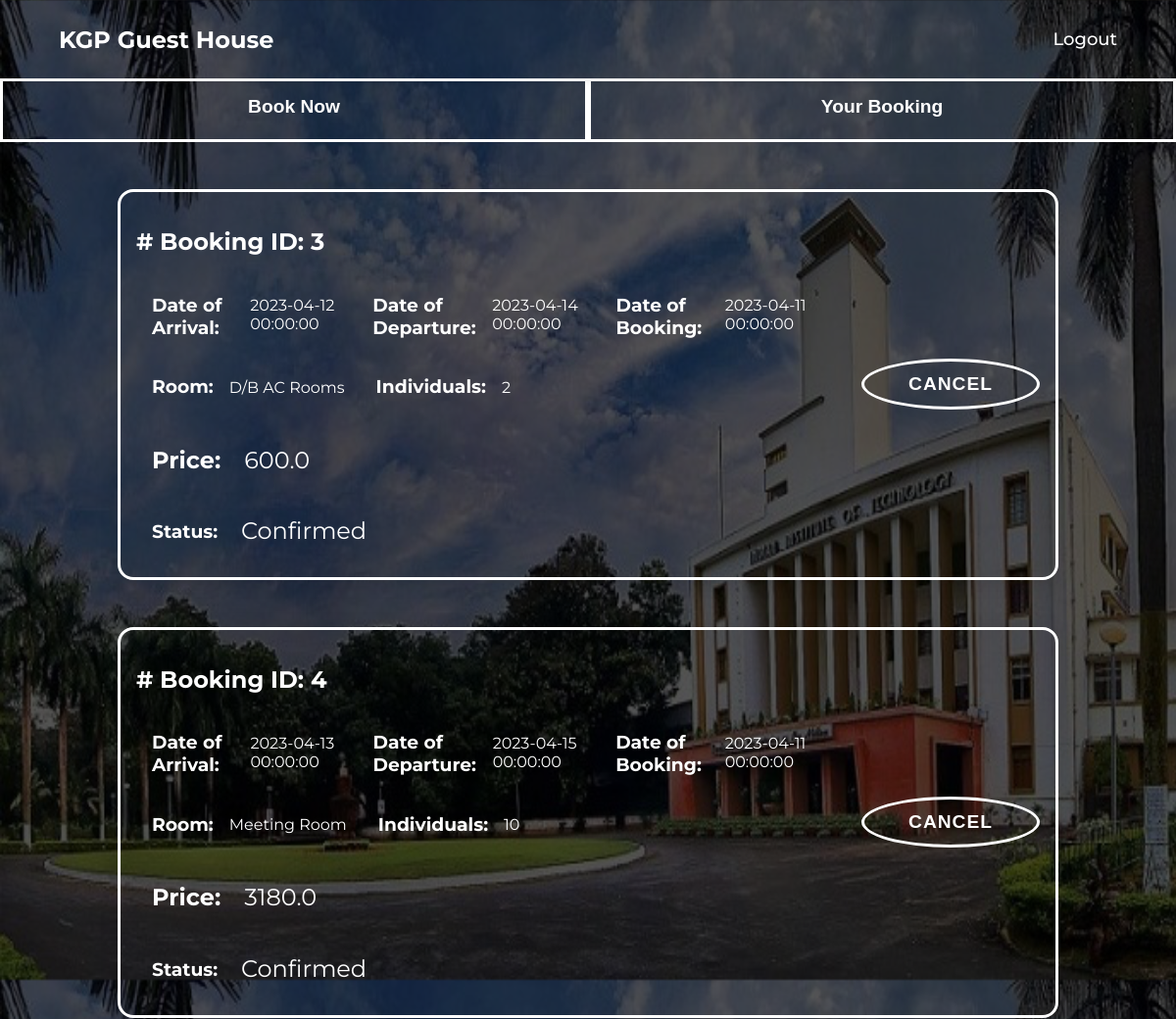
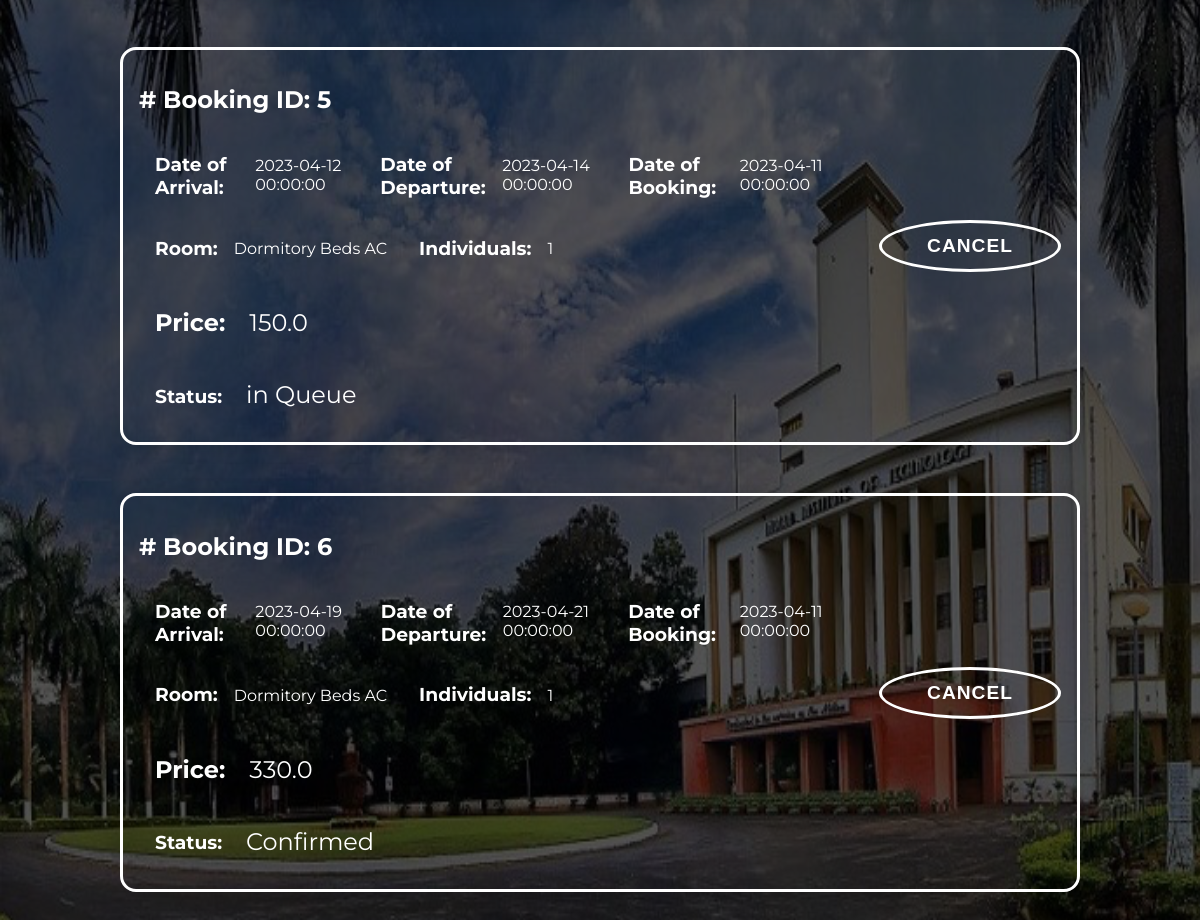
The app's page /history with its own data (2 pictures, top to bottom).
### app.py (models this page shows)
class Booking(db.Model):
    id = db.Column(db.Integer, primary_key=True)
    userId = db.Column(db.Integer)
    roomId = db.Column(db.Integer)
    foodId = db.Column(db.Integer)
    checkInDate = db.Column(db.DateTime)
    checkOutDate = db.Column(db.DateTime)
    dateOfBooking = db.Column(db.DateTime)
    confirmation = db.Column(db.Integer)
    feedback = db.Column(db.String(100))

class Rooms(db.Model):
    id = db.Column(db.Integer, primary_key=True)
    floor = db.Column(db.Integer)
    type = db.Column(db.String(40))
    description = db.Column(db.String(60))  # Room type, no of beds
    status = db.Column(db.String(100))
    ghId = db.Column(db.Integer)
    pricePerDay = db.Column(db.Integer)
    occupancy = db.Column(db.Integer)
    ac = db.Column(db.Integer)

### app.py (the view)
@app.route('/history', methods=["POST", "GET"])
def history():
    currentDate = datetime.now()
    userBookings = Booking.query.filter_by(userId=curUserId).all()
    for i in userBookings:
        if currentDate > i.checkInDate and i.confirmation == 1:
            i.confirmation = 4
            db.session.commit()
    rooms = [Rooms.query.filter_by(id=i.roomId).first() for i in userBookings]
    costs = [TotalBookingCost(i) for i in userBookings]
    user = User.query.filter_by(id=curUserId).first()
    return render_template('prevBooking.html', bookings=userBookings, user=user, rooms=rooms, prices=costs)

### app.py (called while the page is built)
def TotalBookingCost(booked):
    room = Rooms.query.filter_by(id=booked.roomId).first()
    food = FoodOptions.query.filter_by(id=booked.foodId).first()
    days = ((booked.checkOutDate.day-booked.checkInDate.day)+1)
    cost = room.pricePerDay*days
    if food is not None:
        cost += food.pricePerDay*days
    return 0.2*cost

### templates/prevBooking.html (shortened to what this page needs)
<!DOCTYPE html>
<html lang="en">
<head>
    <link rel="stylesheet" href="{{ url_for('static',filename='/css/prevBooking.css') }}">
</head>
<body>
<header class="header-outer">
        <div class="header-inner responsive-wrapper">
            <div class="header-logo">
                <h2>KGP Guest House</h2>
            </div>
            <nav class="header-navigation">
                <a href="/">Logout</a>
            </nav>
        </div>
    </header>
<div class="nav">
    <ul class="navigation">
      <li><a href="/dates">Book Now</a></li>
      <li><a href="/history">Your Booking</a></li>
    </ul>
</div>
{% for i in bookings %}
    <div class="bookingBox">
        <div>
            <div class="bookingId">
                <h2># Booking ID: {{ i.id }}</h2>
            </div>
            <div class="bookingDates">
                <div class="date">
                    <h3>Date of Arrival: </h3>
                    <h4>{{ i.checkInDate }}</h4>
                </div>
                <div class="date">
                    <h3>Date of Departure: </h3>
                    <h4>{{ i.checkOutDate }}</h4>
                </div>
                <div class="date">
                    <h3>Date of Booking: </h3>
                    <h4>{{ i.dateOfBooking }}</h4>
                </div>
            </div>
            <div class="details">
                <div class="date">
                    <h3>Room: </h3>
                    <h4>{{ rooms[loop.index0].type }}</h4>
                </div>
                <div class="date">
                    <h3>Individuals: </h3>
                    <h4>{{ rooms[loop.index0].occupancy }}</h4>
                </div>
            </div>
            <div class="price">
                <div class="date">
                    <h3 class="price">Price: </h3>
                    <h4 class="amount">{{prices[loop.index0]}}</h4>
                </div>
            </div>
            <div class="status">
                <div class="date">
                    <h3 class="status">Status: </h3>
                    <h4 class="amount">{% if i.confirmation==0 %} in Queue {% elif  i.confirmation==1 %} Confirmed {% elif  i.confirmation==5 %} Feedback done {% else %} Cancelled {% endif %}</h4>
                </div>
            </div>
        </div>
        {% if i.confirmation==3 %}
        <div class="buttonDiv">
            <button class="button">Canceled!</button>
        </div>
        {% elif i.confirmation==4 %}
        <div class="buttonDiv">
            <a href="{{ url_for('feedback', bookingId=i.id) }}" ><button class="button">FeedBack</button></a>
        </div>
        {% elif i.confirmation==5 %}
        <div class="buttonDiv">
            <button class="button">FeedBack Done</button>
        </div>
        {% else %}
        <div class="buttonDiv">
            <a href="{{ url_for('cancelBooking', bookingId=i.id) }}" class="room_features--book-btn"><button class="button">Cancel</button></a>
        </div>
        {% endif %}
    </div>
{% endfor %}
</body>
</html>

### static/css/prevBooking.css (style rules this page uses)
* { box-sizing: border-box; }
body { background-size: 1500px 1000px; background-image: url("../images/authorise.png"); font-family: 'Montserrat', sans-serif; margin: 0; }
button { border-radius: 20px; font-size: 12px; font-weight: bold; padding: 12px 45px; letter-spacing: 1px; text-transform: uppercase; transition: transform 80ms ease-in; }
.bookingBox { padding: 1rem; display: flex; color: white; background-color: transparent; width: 80%; margin: 3rem auto; border: #ffffff 3px solid; border-radius: 1rem; box-shadow: 0 2px 20px 0 rgba(0,0,0, 0.1); }
.bookingDates { display: flex; }
.date { padding: 0 1rem; display: flex; }
h4 { padding-left: 1rem; font-weight: normal; }
.details { display: flex; }
.buttonDiv { padding-left: 2rem; display: flex; flex-direction: column-reverse; justify-content: center; align-items: center; }
.button { color: white; background-color: transparent; border: 3px solid white; border-radius: 50%; font-size: 1.2rem; justify-self: center; margin: 1rem 0rem; }
.price { margin: 0.9rem 0rem; font-size: 1.5rem; }
.amount { padding: 0 1rem; margin: 0.9rem 0.5rem; font-size: 1.5rem; }
.nav { width:100%; }
.nav ul { display: flex; list-style-type: none; font: 15px helvetica; font-weight:bold; font-size: 1.2rem; text-align: center; }
.nav li { flex: 1; border-style: solid; border-color: rgb(255, 255, 255); height: 65px; background:transparent ; }
.nav a { position: relative; top: 15px; text-decoration: none; color: white; }
*, *:after, *:before { box-sizing: border-box; }
:root { --header-outer-height: 80px; --header-inner-height: 70px; --header-height-difference: calc( var(--header-outer-height) - var(--header-inner-height) ); --header-bg: #fff; }
.responsive-wrapper { width: 90%; max-width: 1280px; margin-left: auto; margin-right: auto; }
.header-outer { z-index: 100; height: var(--header-outer-height); position: sticky; top: calc( var(--header-height-difference) * -1 ); display: flex; align-items: center; color: white; background-color: transparent; box-shadow: 0 2px 10px 0 rgba(0,0,0, 0.1); }
.header-inner { height: var(--header-inner-height); position: sticky; top: 0; display: flex; align-items: center; justify-content: space-between; }
.header-navigation { display: flex; flex-wrap: wrap; }
.header-navigation a, .header-navigation button { font-size: 1.125rem; color: inherit; margin-left: 1.75rem; position: relative; font-weight: 500; }
.header-navigation a { display: none; font-size: 1.125rem; color: inherit; text-decoration: none; }
.header-navigation a:after, .header-navigation button:after { transition: 0.25s ease; content: ""; display: block; width: 100%; height: 2px; background-color: currentcolor; transform: scalex(0); position: absolute; bottom: -2px; left: 0; }
.navigation { padding: 0; margin:0; }
@media (min-width: 800px) { .header-navigation a { display: inline-block; } }

### records on screen
Booking: id "3", checkInDate "2023-04-12 00:00:00", checkOutDate "2023-04-14 00:00:00", dateOfBooking "2023-04-11 00:00:00", index0 "600.0", confirmation "Confirmed"
Rooms: type "D/B AC Rooms", occupancy "2"
Booking: id "4", checkInDate "2023-04-13 00:00:00", checkOutDate "2023-04-15 00:00:00", dateOfBooking "2023-04-11 00:00:00", index0 "3180.0", confirmation "Confirmed"
Rooms: type "Meeting Room", occupancy "10"
Booking: id "5", checkInDate "2023-04-12 00:00:00", checkOutDate "2023-04-14 00:00:00", dateOfBooking "2023-04-11 00:00:00", index0 "150.0", confirmation "in Queue"
Rooms: type "Dormitory Beds AC", occupancy "1"
Booking: id "6", checkInDate "2023-04-19 00:00:00", checkOutDate "2023-04-21 00:00:00", dateOfBooking "2023-04-11 00:00:00", index0 "330.0", confirmation "Confirmed"
